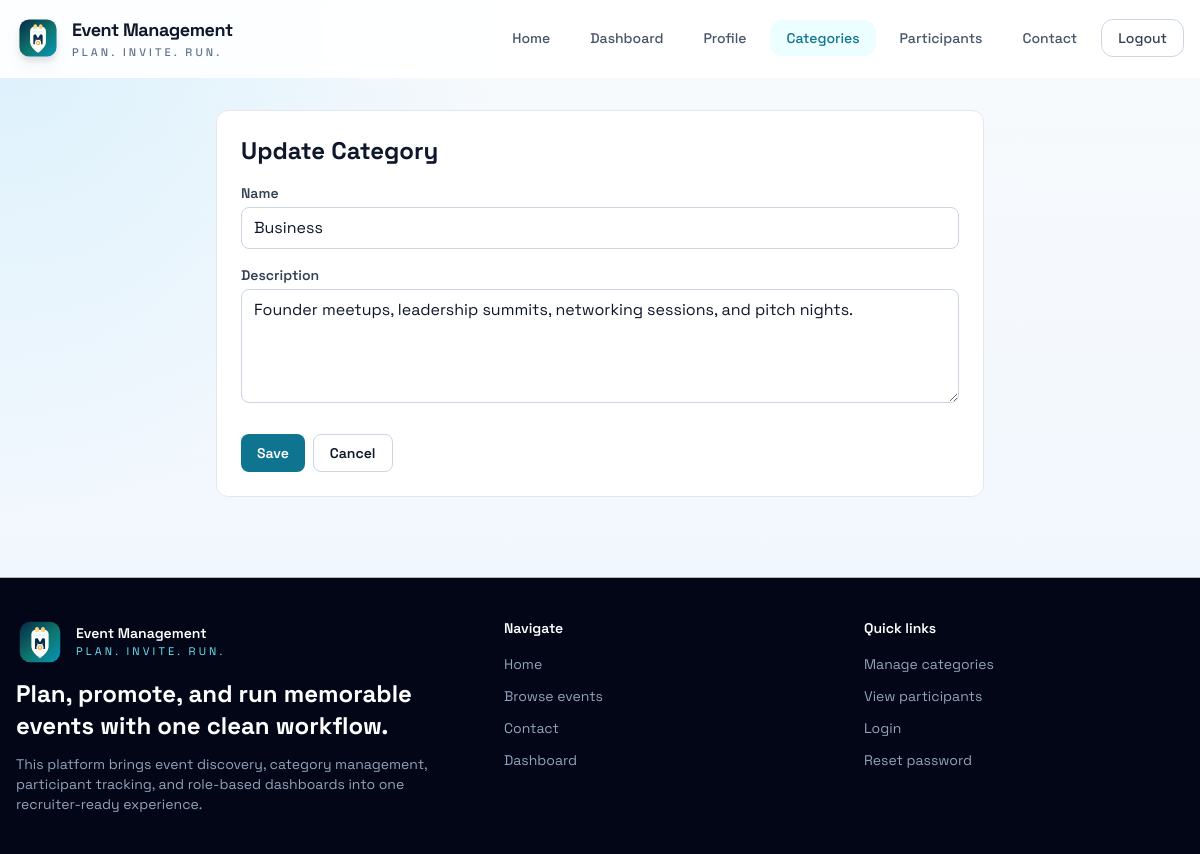
Screenshot of /categories/4/update/ (signed in) with the database file from the repository.
### categories/models.py (models this page shows, shortened)
class Category(models.Model):
    name = models.CharField(max_length=100)
    description = models.TextField()

### categories/views.py (the view)
# urls.py: path("<int:pk>/update/", views.update_category, name="update"),
@role_required("Admin", "Organizer")
def update_category(request, pk):
    category = get_object_or_404(Category, pk=pk)
    form = CategoryForm(request.POST or None, instance=category)
    if form.is_valid():
        form.save()
        messages.success(request, "Category updated successfully.")
        return redirect("categories:list")
    return render(
        request,
        "categories/category_form.html",
        with_role_context(request, {"form": form, "title": "Update Category"}),
    )

### categories/forms.py (shortened to what this page needs)
class CategoryForm(forms.ModelForm):
    class Meta:
        model = Category
        fields = ["name", "description"]
        widgets = {
            "name": forms.TextInput(
                attrs={
                    "class": "w-full rounded-lg border border-slate-300 px-3 py-2",
                    "placeholder": "Category name",
                }
            ),
            "description": forms.Textarea(
                attrs={
                    "class": "w-full rounded-lg border border-slate-300 px-3 py-2",
                    "rows": 4,
                    "placeholder": "Category description",
                }
            ),
        }

### categories/views.py (called while the page is built)
def with_role_context(request, context=None):
    base = role_flags_for_user(request.user)
    if context:
        base.update(context)
    return base

### users/utils.py (called while the page is built)
def user_has_role(user, *roles):
    if not user.is_authenticated:
        return False
    if user.is_superuser:
        return True
    return user.groups.filter(name__in=roles).exists()

def role_required(*roles):
    def decorator(view_func):
        @login_required
        @wraps(view_func)
        def _wrapped_view(request, *args, **kwargs):
            if user_has_role(request.user, *roles):
                return view_func(request, *args, **kwargs)
            raise PermissionDenied("You do not have permission to access this page.")
        return _wrapped_view
    return decorator

def role_flags_for_user(user):
    return {
        "is_admin_user": user_has_role(user, "Admin"),
        "is_organizer_user": user_has_role(user, "Organizer"),
        "is_participant_user": user_has_role(user, "Participant"),
    }

### categories/templates/categories/category_form.html (shortened to what this page needs)
{% extends "base.html" %}
{% block content %}
<section class="mx-auto max-w-3xl rounded-xl border border-slate-200 bg-white p-6">
    <h1 class="mb-4 text-2xl font-bold">{{ title }}</h1>
    <form method="post" class="space-y-4">
        {% for field in form %}
            <div>
                <label for="{{ field.id_for_label }}" class="mb-1 block text-sm font-semibold text-slate-700">{{ field.label }}</label>
                {{ field }}
            </div>
        {% endfor %}
        <div class="flex flex-wrap gap-2 pt-2">
            <button type="submit" class="rounded-lg bg-cyan-700 px-4 py-2 text-sm font-semibold text-white hover:bg-cyan-800">Save</button>
            <a href="{% url 'categories:list' %}" class="rounded-lg border border-slate-300 px-4 py-2 text-sm font-semibold hover:bg-slate-100">Cancel</a>
        </div>
    </form>
</section>
{% endblock %}

### events/templates/base.html (style rules this page uses)
:root { --brand-ink: #082f49; --brand-primary: #0f766e; --brand-accent: #ea580c; }
body { font-family: "Space Grotesk", system-ui, sans-serif; background: radial-gradient(circle at top left, rgba(125, 211, 252, 0.24), transparent 35%), linear-gradient(180deg, #f8fafc 0%, #eef6ff 100%); }

### rows the page displays
Category: form "Business" "Founder meetups, leadership summits, networking sessions, and pitch nights."

### other values shown
{{ title }} "Update Category"
{{ field.label }} "Name" "Description"
